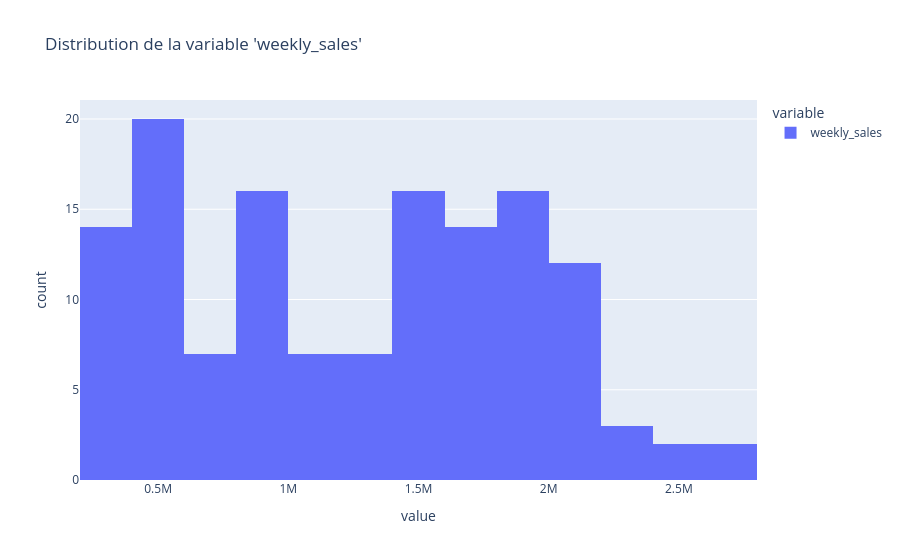

The code cell stored with this chart in its notebook:
### Markdown cell above
Dataset de petite taille. Avons-nous suffisamment de données ?

### Code cell
import plotly.io as pio

print(df.value_counts("weekly_sales"))
fig = px.histogram(df["weekly_sales"], 
                   color_discrete_sequence=px.colors.qualitative.Plotly, 
                   title="Distribution de la variable 'weekly_sales'")
fig.show()

### Figure 1 — Plotly figure (JSON) as saved in the notebook; plotly's stock layout.template omitted (floating-point values rounded to 4 significant figures; data arrays with more than 128 entries replaced by an {"elided": "..."} marker saying what was removed)
{"data": [{"bingroup": "x", "hovertemplate": "variable=weekly_sales<br>value=%{x}<br>count=%{y}<extra></extra>", "legendgroup": "weekly_sales", "marker": {"color": "#636EFA", "pattern": {"shape": ""}}, "name": "weekly_sales", "orientation": "v", "showlegend": true, "type": "histogram", "x": {"elided": "136 float values"}, "xaxis": "x", "yaxis": "y"}], "layout": {"barmode": "relative", "legend": {"title": {"text": "variable"}, "tracegroupgap": 0}, "title": {"text": "Distribution de la variable 'weekly_sales'"}, "xaxis": {"anchor": "y", "domain": [0, 1], "title": {"text": "value"}}, "yaxis": {"anchor": "x", "domain": [0, 1], "title": {"text": "count"}}}}
